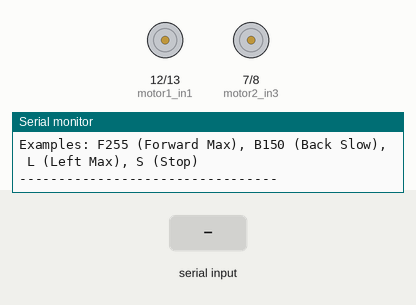
The sketch below on a simulated Arduino Uno, built with avr-gcc and run on an emulated ATmega328P. On the bench: motor-driver pin pairs drawn as motors (green arrow = first pin HIGH = forward, orange = second pin HIGH = backward, longer = more drive, scaled by the enable pin), the last lines printed to the serial monitor. The test bench sets the inputs (shaded band).

Above: at 1.3 s.
1.4 s: "F" received over Serial
At 3.9 s:
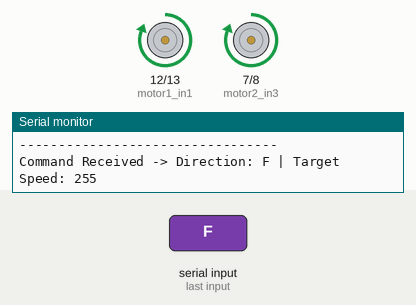
4.4 s: "B90\n" received over Serial
At 5.2 s:
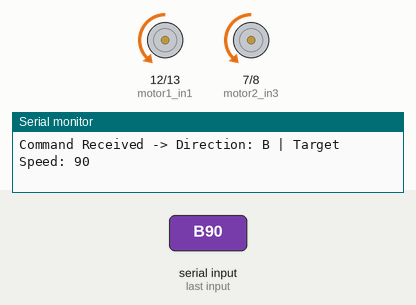
6.3 s: "L90\n" received over Serial
At 7.7 s:
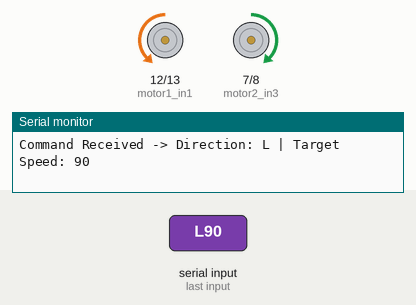
8.1 s: "R90\n" received over Serial
At 9.1 s:
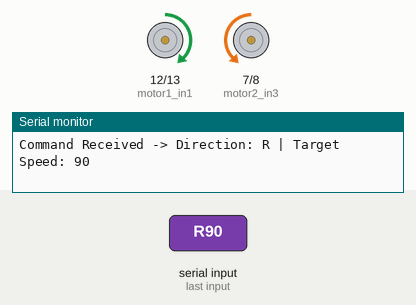
9.9 s: "F90\n" received over Serial
At 11.4 s:
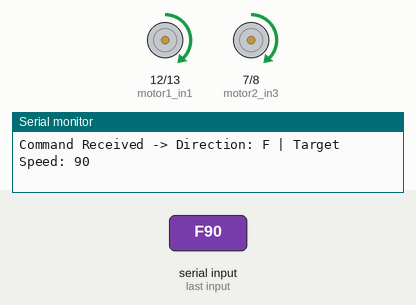
11.7 s: "B,45\n" received over Serial
At 12.4 s:
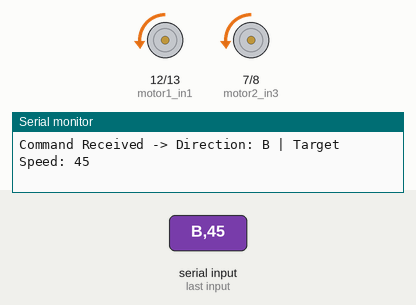
Timing chart, 0 to 14.3 s (numbered marks = the images above; inputs shaded):
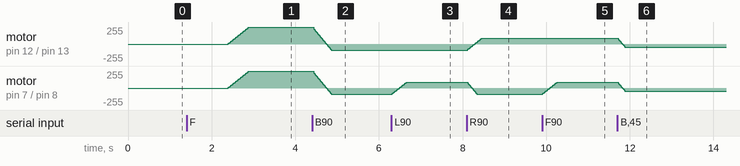

The sketch:

serial_monitor_controlled_direction1.ino
```cpp
// --- Motor Pin Definitions ---
// Motor 1 (Left Wheel)
const int motor1_enable = 11;
const int motor1_in1    = 12;
const int motor1_in2    = 13;

// Motor 2 (Right Wheel)
const int motor2_enable = 9;
const int motor2_in3    = 7;
const int motor2_in4    = 8;

// --- Tuning Variables ---
const int maxSpeed = 255;      // Default top speed limit if no speed number is typed
const int accelStep = 10;      // Speed increase rate per 20ms step
const int decelStep = 15;      // Braking speed rate when slowing down or stopping
const int updateInterval = 20; // Time interval (in ms) to update speed calculation

int currentSpeedLeft = 0;      // Dynamically tracks left wheel speed
int currentSpeedRight = 0;     // Dynamically tracks right wheel speed
unsigned long lastUpdateTime = 0;

// --- Serial Command Registers ---
char targetDirection = 'S';    // Tracks desired movement direction ('F', 'B', 'L', 'R', 'S')
int targetSpeedSetting = 0;    // Tracks the requested target speed (0 to 255)

void setup() {
  // Initialize motor controller interface pins
  pinMode(motor1_enable, OUTPUT);
  pinMode(motor1_in1, OUTPUT);
  pinMode(motor1_in2, OUTPUT);

  pinMode(motor2_enable, OUTPUT);
  pinMode(motor2_in3, OUTPUT);
  pinMode(motor2_in4, OUTPUT);

  // Start serial communications at 9600 baud rate
  Serial.begin(9600);
  Serial.println("--- Serial Motor Control Active ---");
  Serial.println("Format: [Direction Code][Speed 0-255]");
  Serial.println("Examples: F255 (Forward Max), B150 (Back Slow), L (Left Max), S (Stop)");
  Serial.println("---------------------------------");
}

void loop() {
  // Check if a brand new text command has been typed into the monitor
  if (Serial.available() > 0) {

    // Read the first character as the core direction code
    char inputChar = Serial.read();

    // Convert lower-case letters to upper-case automatically
    if (inputChar >= 'a' && inputChar <= 'z') {
      inputChar = inputChar - 32;
    }

    // Process only valid command letters
    if (inputChar == 'F' || inputChar == 'B' || inputChar == 'L' || inputChar == 'R' || inputChar == 'S') {
      targetDirection = inputChar;

      if (targetDirection == 'S') {
        targetSpeedSetting = 0; // Force target setting straight to 0 if stopping
      } else {
        // Parse any numbers immediately trailing the letter code
        int parsedSpeed = Serial.parseInt();

        // If you only type the letter (e.g., just 'F'), default to full max power
        if (parsedSpeed == 0) {
          targetSpeedSetting = maxSpeed;
        } else {
          targetSpeedSetting = constrain(parsedSpeed, 0, maxSpeed);
        }
      }

      // Send quick debug logs back to the terminal screen
      Serial.print("Command Received -> Direction: ");
      Serial.print(targetDirection);
      Serial.print(" | Target Speed: ");
      Serial.println(targetSpeedSetting);
    }
  }

  // --- Map Direction and Speed Inputs to Immediate Mathematical Target States ---
  int targetLeft = 0;
  int targetRight = 0;

  switch (targetDirection) {
    case 'F': // Drive Straight Forward
      targetLeft = targetSpeedSetting;
      targetRight = targetSpeedSetting;
      break;

    case 'B': // Drive Straight Backward
      targetLeft = -targetSpeedSetting;
      targetRight = -targetSpeedSetting;
      break;

    case 'L': // Pivot Left on its center axis
      targetLeft = -targetSpeedSetting;
      targetRight = targetSpeedSetting;
      break;

    case 'R': // Pivot Right on its center axis
      targetLeft = targetSpeedSetting;
      targetRight = -targetSpeedSetting;
      break;

    case 'S': // Bring targets to complete stop
    default:
      targetLeft = 0;
      targetRight = 0;
      break;
  }

  // --- Smooth Ramping Math Loop (Runs every 20ms) ---
  if (millis() - lastUpdateTime >= updateInterval) {
    lastUpdateTime = millis();

    // Adjust Left Wheel Speed towards its dynamic target setting
    if (currentSpeedLeft < targetLeft) {
      currentSpeedLeft += accelStep;
      if (currentSpeedLeft > targetLeft) currentSpeedLeft = targetLeft;
    } else if (currentSpeedLeft > targetLeft) {
      currentSpeedLeft -= decelStep;
      if (currentSpeedLeft < targetLeft) currentSpeedLeft = targetLeft;
    }

    // Adjust Right Wheel Speed towards its dynamic target setting
    if (currentSpeedRight < targetRight) {
      currentSpeedRight += accelStep;
      if (currentSpeedRight > targetRight) currentSpeedRight = targetRight;
    } else if (currentSpeedRight > targetRight) {
      currentSpeedRight -= decelStep;
      if (currentSpeedRight < targetRight) currentSpeedRight = targetRight;
    }

    // Push the ramped speed variables down to the physical L293D registers
    drive(currentSpeedLeft, currentSpeedRight);
  }
}

/**
 * Underlying Hardware Driver Block:
 * Direct translation layer between numerical integers and H-Bridge pin changes.
 */
void drive(int speed1, int speed2) {
  // --- Control Left Wheel (Motor 1) ---
  if (speed1 > 0) {
    digitalWrite(motor1_in1, HIGH);
    digitalWrite(motor1_in2, LOW);
    analogWrite(motor1_enable, speed1);
  } else if (speed1 < 0) {
    digitalWrite(motor1_in1, LOW);
    digitalWrite(motor1_in2, HIGH);
    analogWrite(motor1_enable, abs(speed1));
  } else {
    digitalWrite(motor1_in1, LOW);
    digitalWrite(motor1_in2, LOW);
    analogWrite(motor1_enable, 0);
  }

  // --- Control Right Wheel (Motor 2) ---
  if (speed2 > 0) {
    digitalWrite(motor2_in3, HIGH);
    digitalWrite(motor2_in4, LOW);
    analogWrite(motor2_enable, speed2);
  } else if (speed2 < 0) {
    digitalWrite(motor2_in3, LOW);
    digitalWrite(motor2_in4, HIGH);
    analogWrite(motor2_enable, abs(speed2));
  } else {
    digitalWrite(motor2_in3, LOW);
    digitalWrite(motor2_in4, LOW);
    analogWrite(motor2_enable, 0);
  }
}
```

Measured:
- after the input at 1.4 s, motor on pin 12 (motor1_in1) / pin 13 (motor1_in2), motor on pin 7 (motor2_in3) / pin 8 (motor2_in4): moves from stopped to forward 255/255 over 0.50 s, starting after 1.0 s
- after the input at 4.4 s, motor on pin 12 (motor1_in1) / pin 13 (motor1_in2), motor on pin 7 (motor2_in3) / pin 8 (motor2_in4): moves from forward 255/255 to backward 90/255 over 0.44 s, starting at once
- after the input at 6.3 s, motor on pin 7 (motor2_in3) / pin 8 (motor2_in4): moves from backward 90/255 to forward 90/255 over 0.34 s, starting at once
- after the input at 8.1 s, motor on pin 12 (motor1_in1) / pin 13 (motor1_in2): moves from backward 90/255 to forward 90/255 over 0.34 s, starting at once; motor on pin 7 (motor2_in3) / pin 8 (motor2_in4): moves from forward 90/255 to backward 90/255 over 0.22 s, starting at once
- after the input at 9.9 s, motor on pin 7 (motor2_in3) / pin 8 (motor2_in4): moves from backward 90/255 to forward 90/255 over 0.34 s, starting at once
- after the input at 11.7 s, motor on pin 12 (motor1_in1) / pin 13 (motor1_in2), motor on pin 7 (motor2_in3) / pin 8 (motor2_in4): moves from forward 90/255 to backward 45/255 over 0.16 s, starting at once
